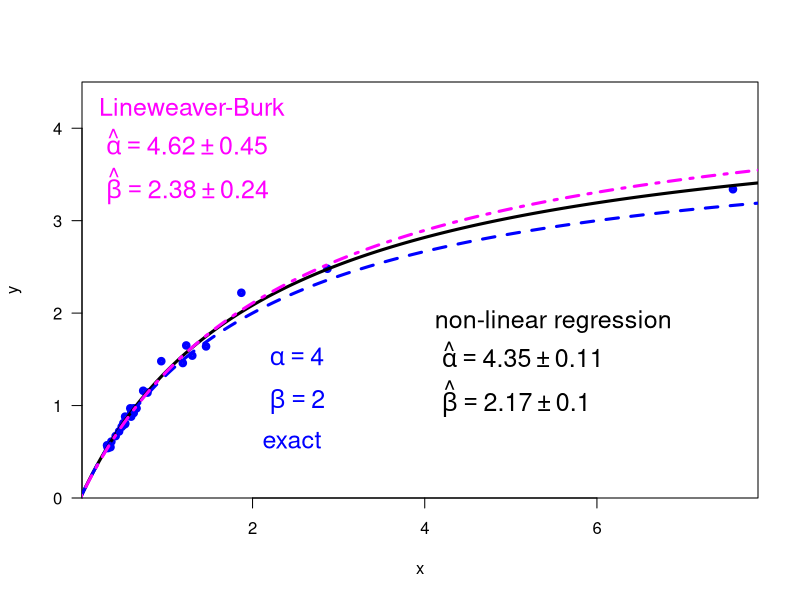

Here is the R script that generated this plot:
print('file: MM-LB2compare.R')
# Michaelis-Menten: compare non-linear fit with Lineweaver-Burk estimate
# data: II
x = c(0.31, 0.32, 0.32, 0.35, 0.36, 0.41, 0.45, 0.48, 0.50, 0.50, 0.52, 0.52,
      0.52, 0.58, 0.59, 0.59,0.62, 0.62, 0.65, 0.65, 0.73, 0.78, 0.94, 1.19, 
      1.23, 1.30, 1.46, 1.87, 2.87, 7.58)
y = c(0.57, 0.54, 0.55, 0.55, 0.61, 0.67, 0.72, 0.77, 0.81, 0.79, 0.80, 0.81,
      0.88, 0.97, 0.88, 0.92,0.97, 0.92, 0.97, 0.97, 1.16, 1.14, 1.48, 1.46, 
      1.65, 1.54, 1.64, 2.22, 2.48, 3.34)
n = length(x); print(c(n,'n sample size'))
alpha = 4 # true Vmax
beta  = 2 # true half-saturation constant K
# print(c(alpha,beta,'alpha = Vmax, beta = K'))
# ---------------------------------------------------
# (2) non-linear regression
# (2a) you have to choose start values for model parameters
astart = 5; print(c(astart,'start value for alpha = Vmax'))
bstart = 3; print(c(bstart,'start value for beta = K'))
# ---------------------------------------------------
# (2b) apply nls()
NLs = summary(nls(y ~ a*x/(x+b),start=list(a=astart,b=bstart)))
aNL = NLs$coefficients[1]; bNL = NLs$coefficients[2]
uaNL = NLs$coefficients[3]; ubNL = NLs$coefficients[4]
print(c('estimated alpha = ',round(aNL,2),'+-',round(uaNL,2)))
print(c('estimated  beta = ',round(bNL,2),'+-',round(ubNL,2)))
resNL = NLs$residuals
# ---------------------------------------------------
# (2c) Residuals (noise) normally distributed? Shapiro-Wilk test
# H0: residuals are normally distributed
ShNL = shapiro.test(resNL)
pShNL = ShNL$p.value; print(c(round(pShNL,5),'p (Shapiro-Wilk test)'))
if (pShNL >= 0.05) print('Do not reject H0 (on significance level = 0.05')
if (pShNL < 0.05) print('Reject H0 (on significance level = 0.05')
# ---------------------------------------------------
# (3) Lineweaver-Burk transformation
# (3a) apply Lineweaver-Burk transformation
gamma = 1/alpha; print(c(gamma,'gamma   true y-intercept')) 
delta = beta/alpha; print(c(delta,'delta   true slope'))
xLB = 1/x; yLB = 1/y # Lineweaver-Burk transformation
#  ---------------------------------------------------
# (3b) apply lm()
LBs = summary(lm(yLB ~ xLB))
cEst = LBs$coefficients[1]; dEst = LBs$coefficients[2]
ucEst = LBs$coefficients[3]; udEst = LBs$coefficients[4]
print(c('cEst = ',round(cEst,3),'+-',round(ucEst,3)))
print(c('dEst = ',round(dEst,3),'+-',round(udEst,3)))
resLB = LBs$residuals
print(' ---------------------------------------------------')
# (3c) Residuals (noise) normally distributed? Shapiro-Wilk test
# H0: residuals are normally distributed
ShLB = shapiro.test(resLB); 
pShLB = ShLB$p.value; print(c(round(pShLB,5),'p (Shapiro-Wilk test)'))
if (pShLB >= 0.05) print('Do not reject H0 (on significance level = 0.05')
if (pShLB < 0.05) print('Reject H0 (on significance level = 0.05')
# ---------------------------------------------------
# (3d) derive estimates for alpha, beta via Lineweaver-Burk
aEst = 1/cEst; print(c(round(aEst,2),'estimate of alpha via LB'))
bEst = dEst/cEst; print(c(round(bEst,2),'estimate of beta via LB'))
# ---------------------------------------------------
# (3e) propagation of uncertainties
uaEst = ucEst/cEst^2
print(c('Estimate of alpha = ',round(aEst,3),'+-',round(uaEst,3)))
ubEst = sqrt(ucEst^2*dEst^2/cEst^4+udEst^2/cEst^2)
print(c('Estimate of beta = ',round(bEst,3),'+-',round(ubEst,3)))
# ---------------------------------------------------
sflag = 21
if (sflag == 21) {
  xp = seq(0,10,0.01); yp = aNL*xp/(xp+bNL); ypLB = aEst*xp/(xp+bEst)
  ypExact = alpha*xp/(xp+beta);
  # png('MichaelisDataIIFit210228.png',width=16,height=16,units='cm',res=300)
  plot(x,y,type='p',lwd=4,col='blue',xlab='x',ylab='y',las=1,cex=0.6,
       ylim=c(0,4.5),las=1,yaxs='i') 
  aEstr = round(aEst,2); uaEstr = round(uaEst,2); 
  bEstr = round(bEst,2); ubEstr = round(ubEst,2); 
  text(0.1,4.2,'Lineweaver-Burk',col='magenta',pos=4,cex=1.5)
  text(0.1,3.81,bquote(~hat(alpha) == .(aEstr) %+-% .(uaEstr)),col='magenta',pos=4,cex=1.5)
  text(0.1,3.31,bquote(~hat(beta) == .(bEstr) %+-% .(ubEstr)),col='magenta',pos=4,cex=1.5)
  lines(xp,yp,col='black',lwd=3)
  lines(xp,ypExact,col='blue',lwd=3,lty=2)
  lines(xp,ypLB,col='magenta',lwd=3,lty=4)
  xt = 2
  text(xt,0.6,'exact',col='blue',pos=4,cex=1.5)
  text(xt,1.5,bquote(~alpha == .(alpha)),col='blue',pos=4,cex=1.5)
  text(xt,1.0,bquote(~beta == .(beta)),col='blue',pos=4,cex=1.5)
  aNLr = round(aNL,2); uaNLr = round(uaNL,2); 
  bNLr = round(bNL,2); ubNLr = round(ubNL,2); 
  xt = 4
  text(xt,1.9,'non-linear regression',col='black',pos=4,cex=1.5)
  text(xt,1.51,bquote(~hat(alpha) == .(aNLr) %+-% .(uaNLr)),col='black',pos=4,cex=1.5)
  text(xt,1.01,bquote(~hat(beta) == .(bNLr) %+-% .(ubNLr)),col='black',pos=4,cex=1.5)
  # dev.off()
}